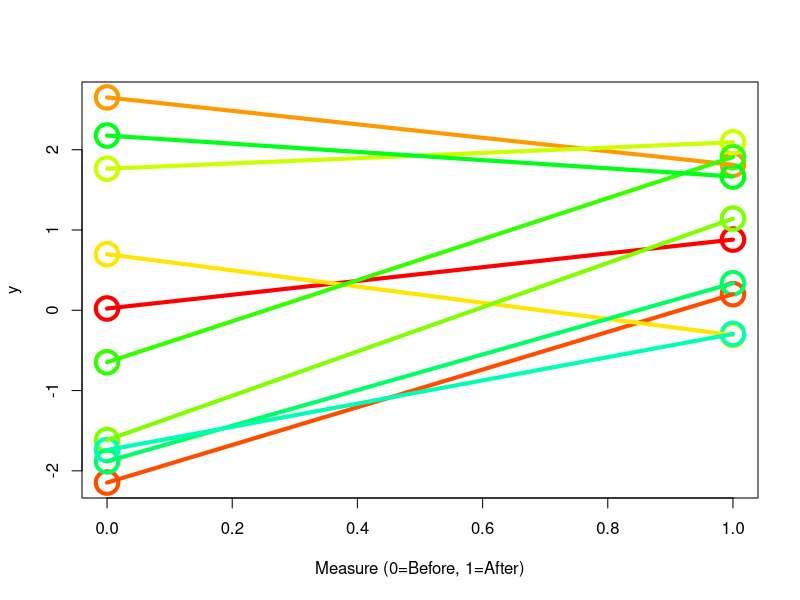
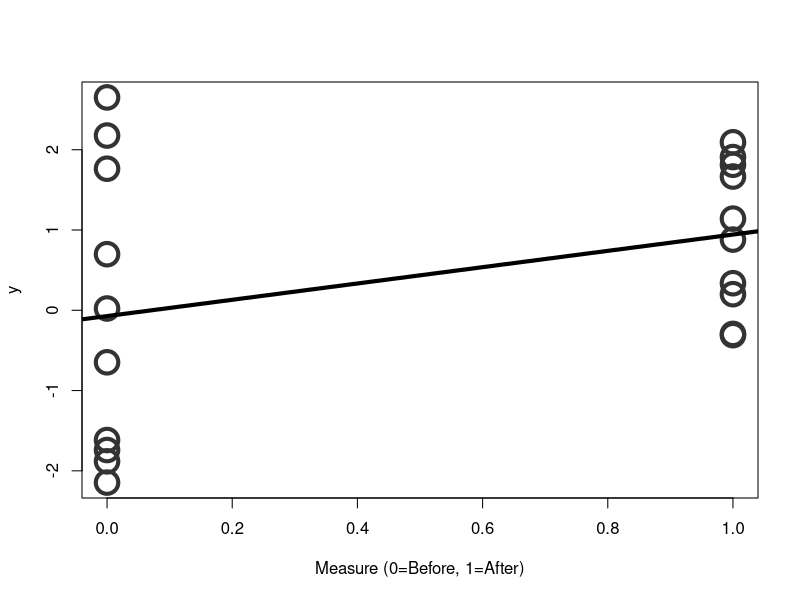

The R source for these figures, in order:


options(stringAsFactor=FALSE, width=300)

library(lme4)

xbool_save_file <- TRUE


n <- 20

set.seed(777)

xid <- rep( I(1:(n/2)), each=2 )

xtxdom <- c("Before", "xAfter")
xrepmeas <- rep( xtxdom, n/2 )

xmeasureInd <- c(0, 1)[ match(xrepmeas, xtxdom) ]






 #### true standard deviation of random effect
#### try different values
xsigRndEff <- 2/3
indiv_intercept <- rep(rnorm(n/2, 0, xsigRndEff), each=2)

xerrs <- rnorm(n)

xbeta <- 0.5 ##### fixed slope

y_true <- indiv_intercept + xbeta * xmeasureInd + xerrs


## xdf <- data.frame("id"=xid, "measure"=xrepmeas, "y"=y_true)
xdf <- data.frame("id"=as.character(xid), "measure"=xrepmeas, "y"=y_true)



xpalette <- rep(rainbow(n)[1:(n/2)], each=2)

ydf <- xdf
ydf[ , "measure"] <- c(0, 1)[ match(xdf[ , "measure"], c("Before", "xAfter")) ]


########### look at data set
head(ydf, 10)



if(xbool_save_file) {
    png(file.path("~", "Desktop", "randomIntDataSim_01.png"), width=1000, height=1000, pointsize=24)
}
plot( ydf[ , "measure"],  ydf[ , "y"], col=xpalette, cex=3, lwd=4, ylab="y", xlab="Measure (0=Before, 1=After)")
for(i in 1:(nrow(ydf)/2)) {
    segments(x0=0, y0=ydf[ i*2-1, "y"], x1=1, y1=ydf[ i*2, "y"], col=xpalette[i*2-1], lwd=4)
}
if(xbool_save_file) { dev.off() }





xlmer <- lmer(y ~ measure + ( 1 | id ), data=xdf)
summary(xlmer)
#anova(xlmer)

# attributes(xlmer)

#xresids <- y_true - predict(xlmer)
#xvarResids <- mean( xresids^2 ) ; xvarResids
#xvarIntercept <- attr(summary(xlmer)$varcor$id, "stddev")^2 ; xvarIntercept



xlm2 <- lm(y ~ measure, data=xdf)
summary(xlm2)


################ whats this?
if(xbool_save_file) {
    png(file.path("~", "Desktop", "constantIntDataSim_01.png"), width=1000, height=1000, pointsize=24)
}
plot( ydf[ , "measure"],  ydf[ , "y"], col="#333333", cex=3, lwd=4, ylab="y", xlab="Measure (0=Before, 1=After)")
abline(xlm2, lwd=4)
if(xbool_save_file) { dev.off() }





########### is the random intercept model significantly better than using fixed effect only?
########### we're actually testing null that xsigRndEff = 0 (given 'measure')
anova(xlmer, xlm2)



#####################nlme

library(nlme)

xnlme <- lme(y ~ measure, random= ~ 1 | id, data = xdf)

summary(xnlme)

#anova(xnlme)

########### is the random intercept model significantly better than using fixed effect only?
########### we're actually testing null that xsigRndEff = 0 (given 'measure')
anova(xnlme, xlm2)


